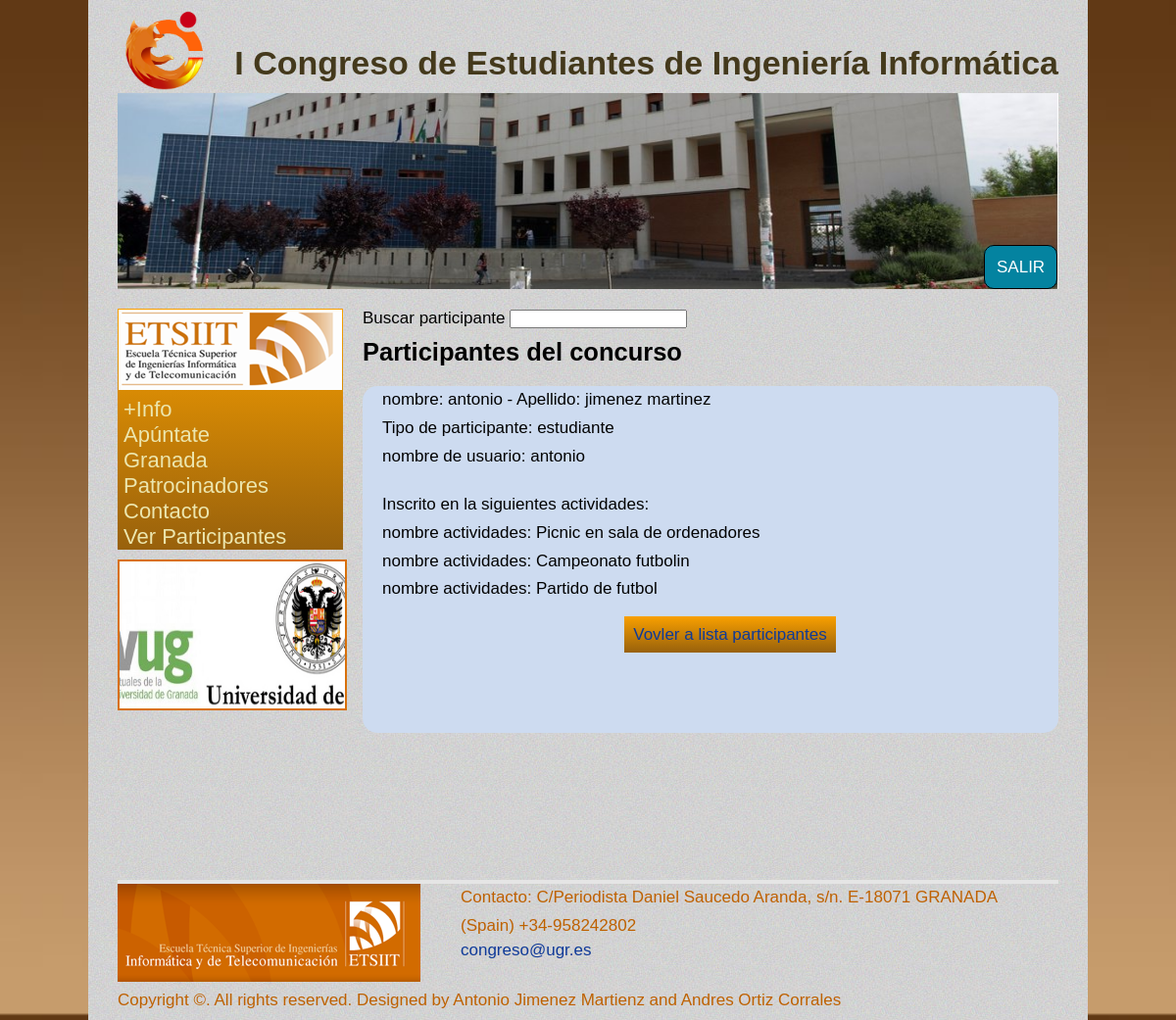
Screenshot of /index.php?page=participantes&id=11 (signed in) with the database file from the repository.
### tables this page shows
CREATE TABLE IF NOT EXISTS `Participante` (
  `id` int(10) unsigned NOT NULL AUTO_INCREMENT,
  `nombre` text NOT NULL,
  `nombreUsuario` varchar(512) NOT NULL,
  `apellido` text NOT NULL,
  `tipo` varchar(512) NOT NULL,
  PRIMARY KEY (`id`),
  KEY `tipo` (`tipo`),
  KEY `nombreUsuario` (`nombreUsuario`)
);

CREATE TABLE IF NOT EXISTS `Participante_Actividades` (
  `id_participante` int(10) unsigned NOT NULL DEFAULT '0',
  `id_actividad` int(10) unsigned NOT NULL DEFAULT '0',
  PRIMARY KEY (`id_participante`,`id_actividad`),
  KEY `id_actividad` (`id_actividad`)
);

CREATE TABLE IF NOT EXISTS `Actividad` (
  `id` int(10) unsigned NOT NULL AUTO_INCREMENT,
  `nombre` text NOT NULL,
  `fecha` date DEFAULT NULL,
  `hora` text,
  `foto` text NOT NULL,
  `precio` decimal(11,2) NOT NULL,
  `descripcion` text NOT NULL,
  PRIMARY KEY (`id`)
);

### php/includes/dbhandler.php (called while the page is built, shortened)
<?php
class db_handler{
    private $servername;
    private $username;
    private $pass;
    private $dbname;
    private $connection;
    public function __construct($servernameaux,$dbnameaux){
        $this->servername=$servernameaux;
        $this->username="antonio";
        $this->pass="";
        $this->dbname=$dbnameaux;
    }
    public function connect(){
        $this->connection=new mysqli($this->servername,$this->username,$this->pass,$this->dbname);
    }
    public function query($sqlquery){
        $res=$this->connection->query($sqlquery);
        return $res;
    }
}
?>

### php/participantes.php (the view, shortened to what this page needs)
<?php
function mostrarDatosParticipante($id){
    $dbhandler = new db_handler("localhost","congreso");
    $dbhandler->connect();
    $table=$dbhandler->query("SELECT * FROM Participante WHERE id=".$id);
    if ($table->num_rows > 0) {
        echo "<div class =\"contacta\">";
        $row = $table->fetch_assoc();
        echo "<p>nombre: " . $row["nombre"]. " - Apellido: " . $row["apellido"]. "</p>";
        echo "<p>Tipo de participante: " . $row["tipo"]. "</p>";
        echo "<p>nombre de usuario: " . $row["nombreUsuario"]. "</p></br>";
        $table=$dbhandler->query("select * from Actividad, Participante_Actividades where Participante_Actividades.id_Actividad=Actividad.id and Participante_Actividades.id_Participante=".$id);
        if ($table->num_rows > 0) {
            echo "<p>Inscrito en la siguientes actividades:</p>";
            while($row = $table->fetch_assoc()) {
                echo "<p>nombre actividades: " . $row["nombre"]. "</p>";
            }
        } else {
            echo "no tiene actividades";
        }
    } else {
        echo "no existen el participante";
    }
    echo "<div class=\"menu_ponencias\">";
        echo "<ul>";
            echo "<li ><a href=\"./index.php?page=participantes\">Vovler a lista participantes</a></li>";
        echo "</ul>";
    echo "</div>";
    echo "</div> ";
}
echo "<div>";
    echo "Buscar participante <input type=\"text\" id=\"buscador\" name=\"buscador\" onkeyup=\"buscar_participante_ajax()\" required />";
    echo "<h2> Participantes del concurso</h4>";
    echo "<div id=\"buscador_participantes\">";
        if(!isset($_GET['id']) || empty($_GET['id'])){
            mostrarParticipantes();
        }
        else{
            mostrarDatosParticipante($_GET['id']);
        }
    echo "</div>";
echo "</div>";
?>

### css/styles.css (style rules this page uses)
* { margin:0; padding:0; }
body { font-family: Arial, Helvetica, sans-serif; font-size: 17px; background: url(../images/backgroundbrown.jpg); background-size: 100% 100%; color: #44391C; }
p { line-height:170%; }
a { color:#ECE6AE; text-decoration:none; }
h1,h2 { padding: 10px 0px 10px 0px; }
.mainContent a { color: #0F3A98; }
.contacta { margin-top:10px; padding: 0px 20px 0px 20px; background : #CDDBF0; border-radius : 15px; padding-bottom:10px; margin-botoom:10px; }
.menu_ponencias { width: 710px; height: 100px; text-align: center; margin-top:22px; }
.menu_ponencias li { display: inline; background: -webkit-linear-gradient(rgb(249, 160, 0), rgb(152, 97, 12)); background: -o-linear-gradient(rgb(249, 160, 0), rgb(152, 97, 12)); background: -moz-linear-gradient(rgb(249, 160, 0),rgb(152, 97, 12)); background: linear-gradient(rgb(249, 160, 0), rgb(152, 97, 12)); padding: 9px; }

### rows the page displays
participante: nombre "antonio", apellido "jimenez martinez", tipo "estudiante", nombreUsuario "antonio"
participante_actividades: id_actividad.nombre "Picnic en sala de ordenadores"
participante_actividades: id_actividad.nombre "Campeonato futbolin"
participante_actividades: id_actividad.nombre "Partido de futbol"
